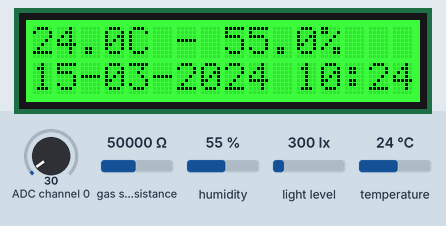
Bench run of a program on a simulated Raspberry Pi (BCM pin numbers). Shown: 16×2 character LCD. The test bench sets the inputs (shaded band); at power-on: ADC channel 0 = 30, gas sensor resistance 50000 Ω, humidity 55 %, light level 300 lx, temperature 24 °C. The clock reads 2024-03-15 10:24:30 at power-on unless the program sets it; files the program writes start out absent; what the program prints to the terminal is not drawn. At 7.6 s the program stops and its outputs stay as they are.

Above: at 1.2 s.
1.3 s: ADC channel 0 set to 30
At 2.9 s:
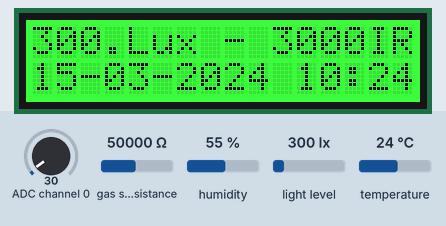
At 5.1 s:
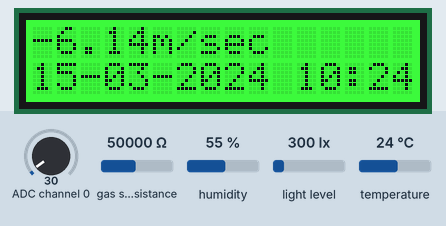
Timing chart, 0 to 6.6 s (numbered marks = the images above; inputs shaded):
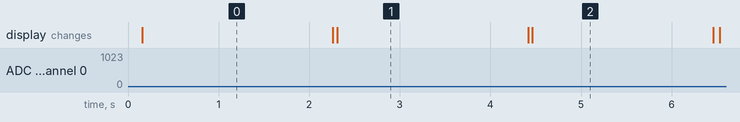

The program:

Node1_Readings.py
```python
import time
import datetime
import json
import logging
import RPi.GPIO as GPIO
import Adafruit_MCP3008
import smtplib
from email.mime.multipart import MIMEMultipart
from email.mime.text import MIMEText
import sys
import socket
import busio
import board
import digitalio
import adafruit_bme680
import adafruit_tsl2591
import adafruit_character_lcd.character_lcd as characterlcd

GPIO.setmode(GPIO.BCM)
GPIO.setwarnings(False)

# Sensors - Protocols initialization
i2c = busio.I2C(board.SCL, board.SDA)
bme680 = adafruit_bme680.Adafruit_BME680_I2C(i2c, debug=False)
tsl2591 = adafruit_tsl2591.TSL2591(i2c)
GPIO.setup(4, GPIO.OUT)

# LCD Config:
lcd_columns = 16
lcd_rows = 2
lcd_rs = digitalio.DigitalInOut(board.D5)
lcd_en = digitalio.DigitalInOut(board.D6)
lcd_d4 = digitalio.DigitalInOut(board.D12)
lcd_d5 = digitalio.DigitalInOut(board.D16)
lcd_d6 = digitalio.DigitalInOut(board.D20)
lcd_d7 = digitalio.DigitalInOut(board.D21)
lcd_backlight = digitalio.DigitalInOut(board.D4)
red = digitalio.DigitalInOut(board.D13)
green = digitalio.DigitalInOut(board.D19)
blue = digitalio.DigitalInOut(board.D26)
lcd = characterlcd.Character_LCD_RGB(lcd_rs, lcd_en, lcd_d4, lcd_d5, lcd_d6, lcd_d7, lcd_columns,lcd_rows, red, green, blue, lcd_backlight)
lcd.color = [0, 100, 0]  # green color

# MCP3008 initialization
CLK = 18
MISO = 23
MOSI = 24
CS = 27
mcp = Adafruit_MCP3008.MCP3008(clk=CLK, cs=CS, miso=MISO, mosi=MOSI)

# Node information
Node_Name = socket.gethostname()
Node_Name = Node_Name.replace(" ", "-")

# Set logging
logging.basicConfig(level=logging.INFO)
logger = logging.getLogger(__name__)
timeLog = time.strftime("%d-%m-%Y_%H-%M-%S")
timeLog = timeLog.replace(" ", "-")
logFilename = "/home/pi/Logs/" + Node_Name + "_ReadingsLog_" + timeLog + ".log"
handler = logging.FileHandler(logFilename)
logger.addHandler(handler)

# Readings time
Readings_start = None
Reading_now = None
JSON_dump_timer = None

# Errors
Readings = False
General_Error = False
General_Error_MSG = None
BME680_Error = False
BME680_Error_MSG = None
TSL2591_Error = False
TSL2591_Error_MSG = None
MFRC522_Error = False
MFRC522_Error_MSG = None
Anemometer_Error = False
Anemometer_Error_Msg = None

# BME 680 sensor
BME680_Read = False
BME680_Temperature = None
BME680_Humidity = None
BME680_Gas = None
## BME680_Pressure = None
## BME680_Altitude = None

# TSL2591 sensor
TSL2591_Read = False
TSL2591_Lux = None
TSL2591_Visible = None
TSL2591_IR = None
TSL2591_Full_Spectrum = None

# MCP3008
MCP3008_output = None

# Anemometer
Anemometer_Read = False
WindSpeedVoltage = None
WindSpeed = None


# Method for writing JSON dumps
def writeJSON():
    global Data
    global General_Error
    global General_Error_MSG

    try:
        if Readings:
            Data = {
                "Node_Name": Node_Name,
                "Date": time.strftime("%d-%m-%Y %H:%M:%S "),
                "General_Error": General_Error,
                "General_Error_Message": General_Error_MSG if General_Error is True else None,
                "Readings": Readings,
                "BME680": [
                    {"BME680_Temperature": BME680_Temperature} if BME680_Read is True else None,
                    {"BME680_Humidity": BME680_Humidity} if BME680_Read is True else None,
                    {"BME680_Gas": BME680_Gas} if BME680_Read is True else None,
                ] if BME680_Read is True else None,
                "TSL2591": [
                    {"TSL2591_Lux": TSL2591_Lux} if TSL2591_Read is True else None,
                    {"TSL2591_Visible": TSL2591_Visible} if TSL2591_Read is True else None,
                    {"TSL2591_IR": TSL2591_IR} if TSL2591_Read is True else None,
                    {"TSL2591_Full_Spectrum": TSL2591_Full_Spectrum} if TSL2591_Read is True else None,
                ] if TSL2591_Read is True else None,
                "Anemometer": [
                    {"WindSpeed": WindSpeed} if Anemometer_Read is True else None,
                    {"MCP3008_output": MCP3008_output} if Anemometer_Read is True else None,
                ] if Anemometer_Read is True else None
            }
        elif not Readings:
            Data = {
                "Node_Name": Node_Name,
                "Date": time.strftime("%d-%m-%Y %H:%M:%S "),
                "General_Error": General_Error,
                "General_Error_Message": General_Error_MSG if General_Error is True else None,
                "Error Data": [
                    {"BME680_Error": BME680_Error} if BME680_Error is True else None,
                    {"BME680_Error_MSG": BME680_Error_MSG} if BME680_Error is True else None,
                    {"TSL2591_Error": TSL2591_Error} if TSL2591_Error is True else None,
                    {"TSL2591_Error_MSG": TSL2591_Error_MSG} if TSL2591_Error is True else None,
                    {"Anemometer_Error": Anemometer_Error} if Anemometer_Error is True else None,
                    {"Anemometer_Error_Msg": Anemometer_Error_Msg} if Anemometer_Error is True else None,
                ] if BME680_Error or TSL2591_Error or Anemometer_Error is True else None
            }

        logger.info(Node_Name + " : " + time.strftime("%d-%m-%Y %H:%M:%S ") + " : " + "writeJSON" + " : " + "JSON dump")
        print(json.dumps(Data))
        logger.info(Node_Name + " : " + time.strftime(
            "%d-%m-%Y %H:%M:%S ") + " : " + "writeJSON" + " : " + str(json.dumps(Data)))

        timeJSON = time.strftime("%d-%m-%Y_%H-%M-%S")
        timeJSON = timeJSON.replace(" ", "-")

        jsonpath = "/home/pi/JSON_NEW_FILES/" + Node_Name + "_ReadingsJSON_ " + timeJSON + ".txt"
        with open(jsonpath, 'w') as outputfile:
            json.dump(Data, outputfile)
        timeJSON = ""

    except Exception as jsonerror:
        lcd.clear()
        lcd.color = [100, 0, 0] # red color
        lcd.message = "Error!!!\n(R)writeJSON"
        General_Error = True
        General_Error_MSG = str(jsonerror)
        print(Node_Name + " : " + time.strftime(
            "%d-%m-%Y %H:%M:%S ") + " : ERROR : " + "writeJSON" + " : " + General_Error_MSG)
        logger.info(Node_Name + " : " + time.strftime(
            "%d-%m-%Y %H:%M:%S ") + " : ERROR : " + "writeJSON" + " : " + General_Error_MSG)

    finally:
        pass


# Method for getting BME 680 sensor readings
def getBME680Data():
    global BME680_Error
    global BME680_Error_MSG
    global BME680_Read
    global BME680_Temperature
    global BME680_Humidity
    global BME680_Gas
    global Readings

    try:
        time.sleep(0.1)

        Readings = True
        BME680_Read = True
        BME680_Temperature = str(round(bme680.temperature, 3))
        BME680_Humidity = str(round(bme680.humidity, 3))
        BME680_Gas = str(bme680.gas)

        print(Node_Name + " : " + time.strftime("%d-%m-%Y %H:%M:%S ") + " : Reading : " +
              "getBME680Data" + " : " + BME680_Temperature + "C : " + BME680_Humidity + "% : " + BME680_Gas + "ohm")
        logger.info(Node_Name + " : " + time.strftime("%d-%m-%Y %H:%M:%S ") + " : Reading : " + "getBME680Data" +
                    " : " + BME680_Temperature + "C : " + BME680_Humidity + "% : " + BME680_Gas + "ohm")

        lcd.clear()
        lcd.color = [0, 100, 0]  # green color
        lcd.message = BME680_Temperature[:4] + "C - " + BME680_Humidity[:4] + "%\n" + time.strftime("%d-%m-%Y %H:%M:%S")

    except Exception as bme680error:
        lcd.clear()
        lcd.color = [100, 0, 0] # red color
        lcd.message = "Error!!!\n(R)getBME680Data"
        Readings = False
        BME680_Read = False
        BME680_Error = True
        BME680_Error_MSG = str(bme680error)
        print(Node_Name + " : " + time.strftime(
            "%d-%m-%Y %H:%M:%S ") + " : ERROR : " + "getBME680Data" + " : " + BME680_Error_MSG)
        logger.info(Node_Name + " : " + time.strftime(
            "%d-%m-%Y %H:%M:%S ") + " : ERROR : " + "getBME680Data" + " : " + BME680_Error_MSG)

    finally:
        pass


# Method for getting TSL 2591 sensor readings
def getTSL2591Data():
    global TSL2591_Error
    global TSL2591_Error_MSG
    global TSL2591_Read
    global TSL2591_Lux
    global TSL2591_Visible
    global TSL2591_IR
    global TSL2591_Full_Spectrum
    global Readings

    try:
        time.sleep(0.1)

        Readings = True
        TSL2591_Read = True

        TSL2591_Lux = str(tsl2591.lux)
        TSL2591_Visible = str(tsl2591.visible)
        TSL2591_IR = str(tsl2591.infrared)
        TSL2591_Full_Spectrum = str(tsl2591.full_spectrum)

        print(Node_Name + " : " + time.strftime("%d-%m-%Y %H:%M:%S ") + " : Reading : " + "getTSL2591Data" + " : " +
              TSL2591_Lux + "Lux : " + TSL2591_Visible + " : " + TSL2591_IR + " : " + TSL2591_Full_Spectrum)
        logger.info(Node_Name + " : " + time.strftime("%d-%m-%Y %H:%M:%S ") + " : Reading : " + "getTSL2591Data" + " : "
                    + TSL2591_Lux + "Lux : " + TSL2591_Visible + " : " + TSL2591_IR + " : " + TSL2591_Full_Spectrum)

        lcd.clear()
        lcd.color = [0, 100, 0]  # green color
        lcd.message = TSL2591_Lux[:4] + "Lux - " + TSL2591_IR[:4] + "IR\n" + time.strftime("%d-%m-%Y %H:%M:%S")

    except Exception as tsl2591error:
        lcd.clear()
        lcd.color = [100, 0, 0] # red color
        lcd.message = "Error!!!\n(R)getTSL2591Data"
        Readings = False
        TSL2591_Read = False
        TSL2591_Error = True
        TSL2591_Error_MSG = str(tsl2591error)
        print(Node_Name + " : " + time.strftime(
            "%d-%m-%Y %H:%M:%S ") + " : ERROR : " + "getTSL2591Data" + " : " + TSL2591_Error_MSG)
        logger.info(Node_Name + " : " + time.strftime(
            "%d-%m-%Y %H:%M:%S ") + " : ERROR : " + "getTSL2591Data" + " : " + TSL2591_Error_MSG)

    finally:
        pass


# Method for getting BME 680 sensor readings
def getAnemometerData():
    global Anemometer_Error
    global Anemometer_Error_Msg
    global Anemometer_Read
    global WindSpeedVoltage
    global WindSpeed
    global MCP3008_output
    global Readings

    try:
        time.sleep(0.1)

        Readings = True
        Anemometer_Read = True

        MCP3008_output = mcp.read_adc(0)
        WindSpeedVoltage = MCP3008_output / 310
        MCP3008_output2 = str(MCP3008_output)
        WindSpeed = ((WindSpeedVoltage - 0.4) / 1.6) * 32.4
        WindSpeed2 = str(round(WindSpeed,3))

        if MCP3008_output == 0 or WindSpeed < -1:
            Readings = False
            Anemometer_Error = True
            Anemometer_Error_Msg = "MCP3008 false output"
            print(Node_Name + " : " + time.strftime( "%d-%m-%Y %H:%M:%S ") + " : Reading : " + "getAnemometerData" +
                  " : " + "MCP3008_output" + " : " + MCP3008_output2  + " : " + "Error : " + Anemometer_Error_Msg)
            logger.info(Node_Name + " : " + time.strftime( "%d-%m-%Y %H:%M:%S ") + " : Reading : " + "getAnemometerData" +
                  " : " + "MCP3008_output" + " : " + MCP3008_output2  + " : " + "Error : " + Anemometer_Error_Msg)
        else:
            print(Node_Name + " : " + time.strftime( "%d-%m-%Y %H:%M:%S ") + " : Reading : " + "getAnemometerData" +
                  " : " + "MCP3008_output" + " : " + MCP3008_output2  + " : " + WindSpeed2 + " m/sec")
            logger.info(Node_Name + " : " + time.strftime( "%d-%m-%Y %H:%M:%S ") + " : Reading : " + "getAnemometerData" +
                  " : " + "MCP3008_output" + " : " + MCP3008_output2  + " : " + WindSpeed2 + " m/sec")

        lcd.clear()
        lcd.color = [0, 100, 0]  # green color
        lcd.message = WindSpeed2 + "m/sec" + "\n" + time.strftime("%d-%m-%Y %H:%M:%S")

    except Exception as anemometererror:
        lcd.clear()
        lcd.color = [100, 0, 0] # red color
        lcd.message = "Error!!!\n(R)getAnemometerData"
        Readings = False
        Anemometer_Read = False
        Anemometer_Error = True
        Anemometer_Error_Msg = str(anemometererror)
        print(Node_Name + " : " + time.strftime(
            "%d-%m-%Y %H:%M:%S ") + " : ERROR : " + "getAnemometerData" + " : " + Anemometer_Error_Msg)
        logger.info(Node_Name + " : " + time.strftime(
            "%d-%m-%Y %H:%M:%S ") + " : ERROR : " + "getAnemometerData" + " : " + Anemometer_Error_Msg)

    finally:
        pass


# Method for zeroing values
def zeroValues():
    global Readings
    global General_Error
    global General_Error_MSG
    global BME680_Error
    global BME680_Error_MSG
    global TSL2591_Error
    global TSL2591_Error_MSG
    global Anemometer_Error
    global Anemometer_Error_Msg
    global BME680_Read
    global BME680_Temperature
    global BME680_Humidity
    global BME680_Gas
    global Anemometer_Read
    global WindSpeedVoltage
    global WindSpeed
    global MCP3008_output
    global TSL2591_Read
    global TSL2591_Lux
    global TSL2591_Visible
    global TSL2591_IR
    global TSL2591_Full_Spectrum
    global Readings_start

    try:
        Readings = False
        General_Error = False
        General_Error_MSG = None
        BME680_Error = False
        BME680_Error_MSG = None
        TSL2591_Error = False
        TSL2591_Error_MSG = None
        Anemometer_Error = False
        Anemometer_Error_Msg = None
        BME680_Read = False
        BME680_Temperature = None
        BME680_Humidity = None
        BME680_Gas = None
        TSL2591_Read = False
        TSL2591_Lux = None
        TSL2591_Visible = None
        TSL2591_IR = None
        TSL2591_Full_Spectrum = None
        Anemometer_Read = False
        WindSpeedVoltage = None
        WindSpeed = None
        MCP3008_output = None
        Readings_start = None
        Data.clear()

        print(Node_Name + " : " + time.strftime(
            "%d-%m-%Y %H:%M:%S ") + " : " + "zeroValues" + " : " + "Zeroing values...")

        logger.info(Node_Name + " : " + time.strftime(
            "%d-%m-%Y %H:%M:%S ") + " : " + "zeroValues" + " : " + "Zeroing values...")

    except Exception as zerovalues:
        lcd.clear()
        lcd.color = [100, 0, 0] # red color
        lcd.message = "Error!!!\n(R)zeroValues"
        General_Error = True
        General_Error_MSG = str(zerovalues)
        print(Node_Name + " : " + time.strftime(
            "%d-%m-%Y %H:%M:%S ") + " : ERROR : " + "zeroValues" + " : " + General_Error_MSG)
        logger.info(Node_Name + " : " + time.strftime(
            "%d-%m-%Y %H:%M:%S ") + " : ERROR : " + "zeroValues" + " : " + General_Error_MSG)

    finally:
        pass


# Main
try:
    Data = {}
    Data.clear()
    # JsonDumpCounter = 0

    print(Node_Name + " : " + time.strftime("%d-%m-%Y %H:%M:%S ") + " : " + "Main" + " : " + "Program started")
    logger.info(Node_Name + " : " + time.strftime("%d-%m-%Y %H:%M:%S ") + " : " + "Main" + " : " + "Program started")

    while True:
        if Readings_start == None:
            Readings_start = time.time()
            print(Node_Name + " : " + time.strftime(
            "%d-%m-%Y %H:%M:%S ") + " : " + "Main" + " : " + "Refreshing readings start timer!")

        print(Node_Name + " : " + time.strftime(
            "%d-%m-%Y %H:%M:%S ") + " : " + "Main" + " : " + "Getting BME680 readings!!")
        getBME680Data()
        time.sleep(2)

        if not BME680_Error:
            print(Node_Name + " : " + time.strftime(
                "%d-%m-%Y %H:%M:%S ") + " : " + "Main" + " : " + "Getting TSL2591 readings!!")
            getTSL2591Data()
            time.sleep(2)

        if not TSL2591_Error:
            if GPIO.input(4) == 0:
                print(Node_Name + " : " + time.strftime(
                    "%d-%m-%Y %H:%M:%S ") + " : " + "Main" + " : " + "Getting Anemometer readings!!")
                getAnemometerData()
                time.sleep(2)
            else:
                print(Node_Name + " : " + time.strftime(
                    "%d-%m-%Y %H:%M:%S ") + " : " + "Main" + " : " + "Skipping Anemometer readings!!")
                lcd.clear()
                lcd.color = [0, 100, 0]  # green color
                lcd.message = "Skippping Anemometer%\n" + time.strftime("%d-%m-%Y %H:%M:%S")

        Readings_now = time.time()

        print(Node_Name + " : " + time.strftime("%d-%m-%Y %H:%M:%S ") + " : " + "Main" + " : " + "Timer: " + str(Readings_now - Readings_start))

        if General_Error or Anemometer_Error or BME680_Error or TSL2591_Error:
            print(Node_Name + " : " + time.strftime("%d-%m-%Y %H:%M:%S ") + " : " + "Main" + " : " + "Json error dump!!")
            lcd.clear()
            lcd.color = [100, 0, 0]  # green color
            lcd.message = "JSON error dump\n" + time.strftime("%d-%m-%Y %H:%M:%S")
            writeJSON()
            print(Node_Name + " : " + time.strftime("%d-%m-%Y %H:%M:%S ") + " : " + "Main" + " : " + "Zeroing values!!")
            zeroValues()
            time.sleep(1)


        if (Readings_now - Readings_start > 90) and Readings:
            print(Node_Name + " : " + time.strftime("%d-%m-%Y %H:%M:%S ") + " : " + "Main" + " : " + "Json dump!!")
            lcd.clear()
            lcd.color = [0, 100, 0]  # green color
            lcd.message = "JSON dump\n" + time.strftime("%d-%m-%Y %H:%M:%S")
            writeJSON()
            print(Node_Name + " : " + time.strftime("%d-%m-%Y %H:%M:%S ") + " : " + "Main" + " : " + "Zeroing values!!")
            zeroValues()
            time.sleep(1)

            # Data.clear()
            # Readings_start = None
            # JsonDumpCounter = 0

        print("*******************************")

        # JsonDumpCounter += 1

        time.sleep(0.1)

except Exception as mainerror:
    lcd.clear()
    lcd.color = [100, 0, 0] # red color
    lcd.message = "Error!!!\n(R)MainProgram"
    General_Error = True
    General_Error_MSG = str(mainerror)
    print(Node_Name + " : " + time.strftime("%d-%m-%Y %H:%M:%S ") + " : ERROR : " + "Main" + " : " + General_Error_MSG)
    logger.info(
        Node_Name + " : " + time.strftime("%d-%m-%Y %H:%M:%S ") + " : ERROR : " + "Main" + " : " + General_Error_MSG)

finally:
    GPIO.cleanup()
    lcd.clear()
    lcd.display = False
```

Measured:
- what the display in image 1 shows lasts 2.1 s, from 2.3 s to 4.4 s
